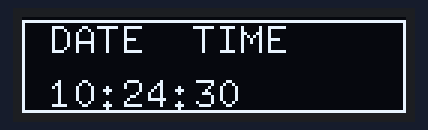
Bench run of a sketch on a simulated Arduino Uno, built with avr-gcc and run on an emulated ATmega328P. Parts: 128×32 one-colour display. The local clock reads 2024-03-15 10:24:30 at power-on unless the sketch sets it; what the sketch prints to the serial monitor is not drawn.

Above: at 0.1 s.
At 4.3 s:
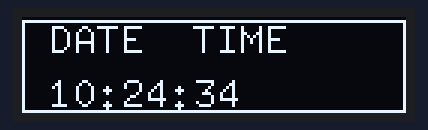
At 9.5 s:
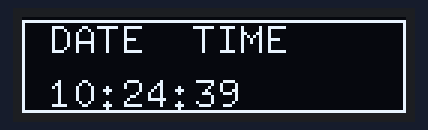
At 18.9 s:
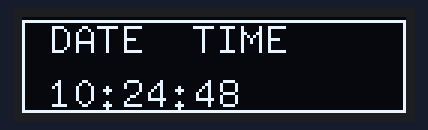
At 28.3 s:
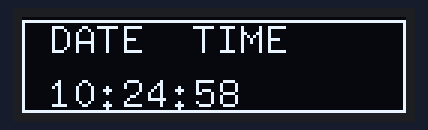
At 38.7 s:
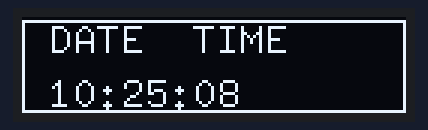

The sketch:

CLOCK.ino
```cpp
#include <RTClib.h>
#include <Wire.h>
#include <U8g2lib.h>

char t[32];
RTC_DS3231 RTC;
U8G2_SSD1306_128X32_UNIVISION_F_HW_I2C u8g2(U8G2_R0, /* reset=*/ U8X8_PIN_NONE); //STM32F103C8T6(BlackPill) and DSDtech I2C

void setup() {
  Serial.begin(9600);
  Wire.begin();
  RTC.begin();
  u8g2.begin();
  /*RTC.adjust(DateTime(F(__DATE__),F(__TIME__)));
    rtc.adjust(DateTime(2020, 5, 14, 9, 27, 0));
    to set time on boot
  */
  #define timestr " DATE  TIME"
}

void loop() {
//this part for display nowtime on serialmonitor
  DateTime now = RTC.now();
  sprintf(t, " %02d:%02d:%02d",  now.hour(), now.minute(), now.second());
  Serial.print(F("Time: "));
  Serial.println(t);

//this part for display nowtime on LCD
  u8g2.clearBuffer();                   // clear the internal memory
  u8g2.setFont(u8g2_font_8x13_tf);  // choose a suitable font  u8g2_font_8x13_tf
  u8g2.drawFrame(0,1,128,31);
  u8g2.drawStr(1,12,timestr); // Always Display this
  u8g2.drawStr(1,30,t); // write date&time
  u8g2.sendBuffer();

  delay(1000);
}
```

Measured:
- what the display in image 0 shows lasts 1.0 s, from 0.1 s to 1.1 s
